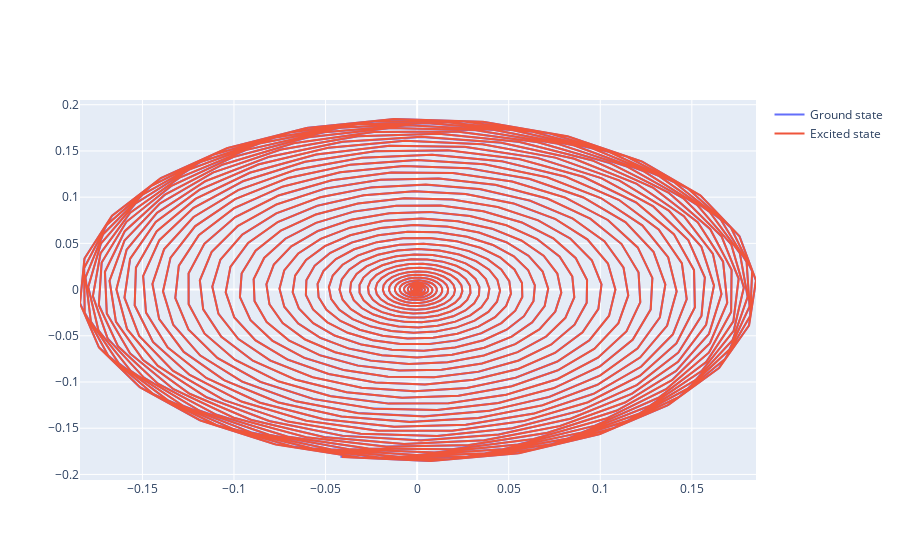

The notebook cell saved with this chart:
### Code cell
plotIQ(exp, sequence, model.ann_opers[1])

### Figure 1 — Plotly figure (JSON) as saved in the notebook; plotly's stock layout.template omitted (floating-point values rounded to 4 significant figures; data arrays with more than 128 entries replaced by an {"elided": "..."} marker saying what was removed)
{"data": [{"mode": "lines", "name": "Ground state", "type": "scatter", "x": {"elided": "1001 float values"}, "y": {"elided": "1001 float values"}}, {"mode": "lines", "name": "Excited state", "type": "scatter", "x": {"elided": "1001 float values"}, "y": {"elided": "1001 float values"}}], "layout": {}}
